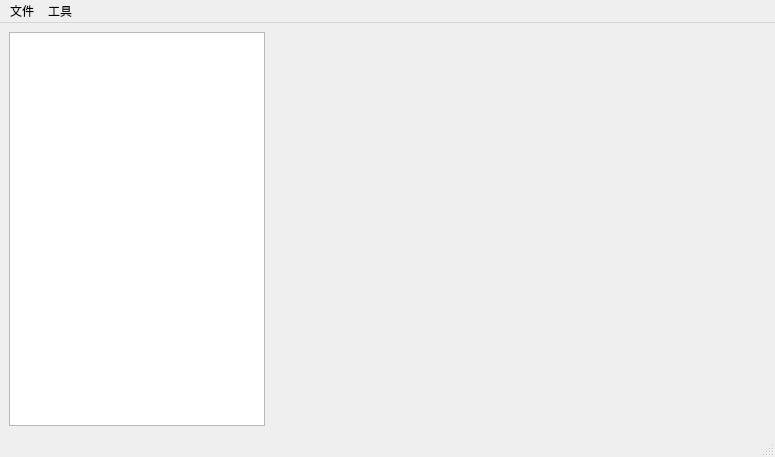
<?xml version="1.0" encoding="UTF-8"?>
<ui version="4.0">
 <class>MainWindow</class>
 <widget class="QMainWindow" name="MainWindow">
  <property name="geometry">
   <rect>
    <x>0</x>
    <y>0</y>
    <width>775</width>
    <height>457</height>
   </rect>
  </property>
  <property name="windowTitle">
   <string>DarknetHelper</string>
  </property>
  <widget class="QWidget" name="centralwidget">
   <layout class="QGridLayout" name="gridLayout">
    <item row="0" column="0">
     <widget class="QTreeView" name="treeView">
      <property name="sizePolicy">
       <sizepolicy hsizetype="Minimum" vsizetype="Expanding">
        <horstretch>0</horstretch>
        <verstretch>0</verstretch>
       </sizepolicy>
      </property>
     </widget>
    </item>
    <item row="0" column="1">
     <spacer name="horizontalSpacer">
      <property name="orientation">
       <enum>Qt::Horizontal</enum>
      </property>
      <property name="sizeHint" stdset="0">
       <size>
        <width>492</width>
        <height>20</height>
       </size>
      </property>
     </spacer>
    </item>
   </layout>
  </widget>
  <widget class="QMenuBar" name="menubar">
   <property name="geometry">
    <rect>
     <x>0</x>
     <y>0</y>
     <width>775</width>
     <height>23</height>
    </rect>
   </property>
   <widget class="QMenu" name="menuFile">
    <property name="title">
     <string>文件</string>
    </property>
    <addaction name="action_newProject"/>
    <addaction name="action_setting"/>
   </widget>
   <widget class="QMenu" name="menu">
    <property name="title">
     <string>工具</string>
    </property>
    <addaction name="action_imageMark"/>
   </widget>
   <addaction name="menuFile"/>
   <addaction name="menu"/>
  </widget>
  <widget class="QStatusBar" name="statusbar"/>
  <action name="action_newProject">
   <property name="text">
    <string>新建项目</string>
   </property>
   <property name="shortcut">
    <string>Ctrl+N</string>
   </property>
  </action>
  <action name="action_imageMark">
   <property name="text">
    <string>图像标注</string>
   </property>
  </action>
  <action name="action_setting">
   <property name="text">
    <string>设置</string>
   </property>
   <property name="toolTip">
    <string>设置</string>
   </property>
  </action>
 </widget>
 <resources/>
 <connections/>
</ui>
